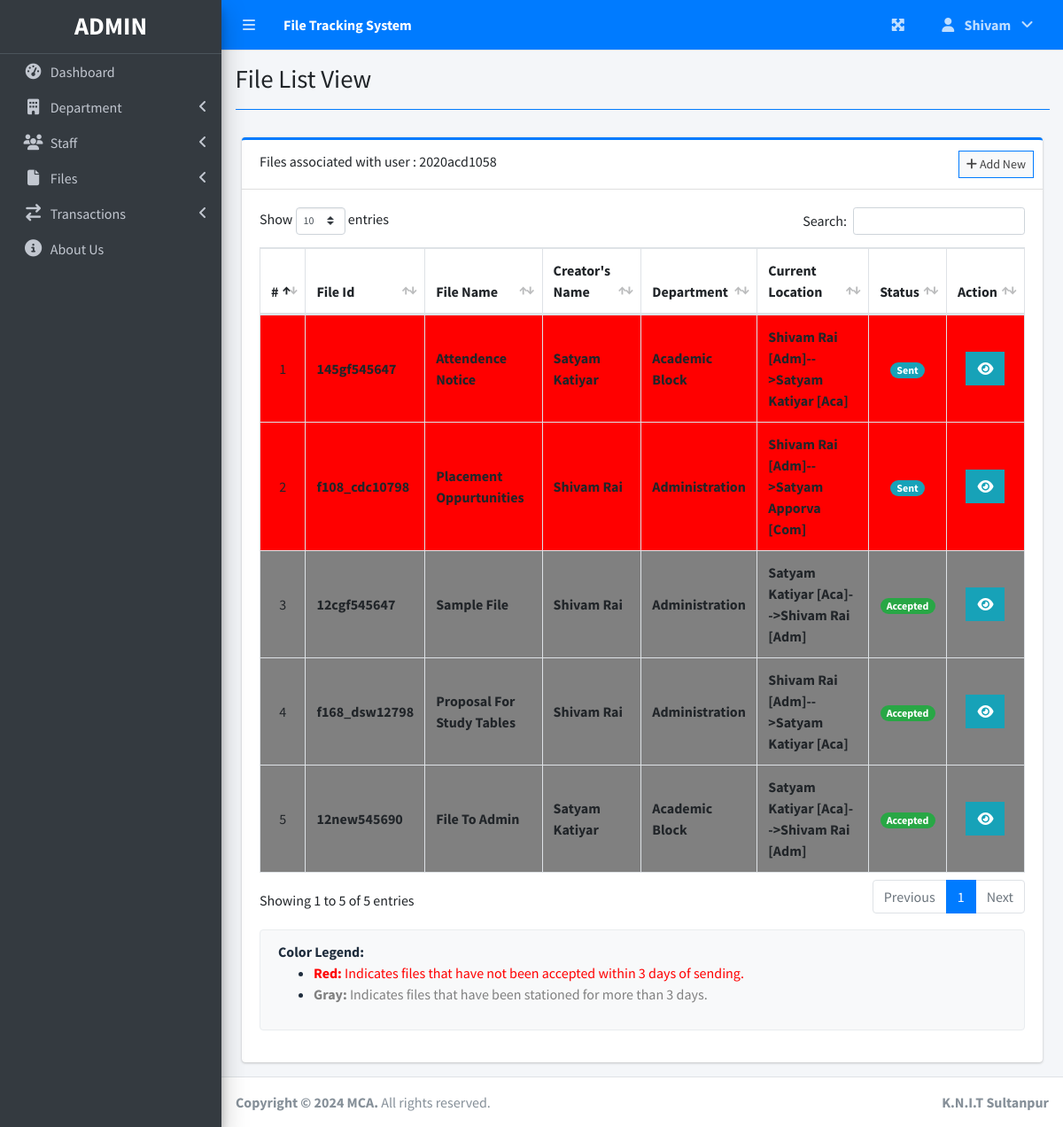
/index.php?page=file_list_view&id=2020acd1058 (signed in), run on the app's committed database.
### tables this page shows
CREATE TABLE `files` (
  `id` varchar(30) NOT NULL,
  `file_name` varchar(200) NOT NULL,
  `creator_id` varchar(20) DEFAULT NULL,
  `file_desc` varchar(500) NOT NULL,
  `date_created` datetime NOT NULL DEFAULT current_timestamp(),
  `active` tinyint(1) NOT NULL DEFAULT 1 COMMENT '1 = active , 0 = disabled'
);

### file_list_view.php (the view, shortened to what this page needs)
<?php include'db_connect.php' ?>
<div class="col-lg-12">
	<div class="card card-outline card-primary">
		<div class="card-header">
            Files associated with user : <?php echo $_GET['id']; ?>
			<div class="card-tools">
                <a class="btn btn-block btn-sm btn-default btn-flat border-primary " href="./index.php?page=new_file"><i class="fa fa-plus"></i> Add New</a>
			</div>
		</div>
		<div class="card-body" style="overflow-x:scroll">
			<table class="table tabe-hover table-bordered" id="list" >
				<thead>
					<tr>
						<th class="text-center">#</th>
						<th>File Id</th>
						<th>File Name</th>
						<th>Creator's Name</th>
						<th>Department</th>
						<th>Current Location</th>
						<th>Status</th>
						<th>Action</th>
					</tr>
				</thead>
				<tbody>
					<?php
					$i = 1;
					$staff_sql = "";
					$sql = "SELECT
								f.id as file_id,
								f.file_name as file_name,
								CONCAT(u.firstname, ' ', u.lastname) AS creator_name,
								d.name as dept_name,
								COALESCE( 	CONCAT(sender.firstname,' ',sender.lastname,' [',LEFT(sender_dept.name,3),']',
											'-->',
											recipient.firstname,' ',recipient.lastname,' [',LEFT(recipient_dept.name,3),']') ,
											CONCAT(u.firstname,' ',u.lastname)
										) AS current_loc,
								COALESCE(t.status, 0) AS current_status,
								t.date_created AS date_created,
								t.receiver_timestamp AS receiver_timestamp
							FROM
								files as f
							LEFT JOIN
								users as u ON f.creator_id = u.id
							LEFT JOIN
								departments as d ON u.dept_id = d.id
							LEFT JOIN
								(
        							SELECT
										*
									FROM
										transactions
									WHERE
										(file_id, date_created) IN (
											SELECT
												file_id,
												MAX(date_created) AS max_date_created
											FROM
												transactions
											GROUP BY
												file_id
										)
								) AS t ON t.file_id = f.id
							LEFT JOIN
								users AS sender ON t.sender_id = sender.id
							LEFT JOIN
    							departments AS sender_dept ON sender.dept_id = sender_dept.id
							LEFT JOIN
								users AS recipient ON t.recipient_id = recipient.id
							LEFT JOIN
    							departments AS recipient_dept ON recipient.dept_id = recipient_dept.id
							WHERE f.active = 1
							ORDER BY  unix_timestamp(t.date_created) DESC";
					$qry = $conn->query($sql);
					$staff_sql .= "SELECT DISTINCT f.id AS file_id
                                    FROM files AS f
                                    LEFT JOIN users AS u ON f.creator_id = u.id
                                    LEFT JOIN transactions AS t ON f.id = t.file_id
                                    WHERE
										u.id = '" . $_GET['id'] . "'
										OR t.sender_id = '" . $_GET['id'] . "'
                                        OR t.recipient_id = '" . $_GET['id'] . "'
                                        AND f.active = 1";
                                        $staff_qry = ($conn->query($staff_sql))->fetch_all(MYSQLI_ASSOC);
					while($row= $qry->fetch_assoc()):
					?>
					<?php
                        $file_id = $row['file_id'];
                        $found = false;
                        foreach ($staff_qry as $staff_row) {
                            if ($staff_row['file_id'] == $file_id) {
                                $found = true;
                                break;
                            }
                        }
                        if($found == false){
                            continue;
                        }
						$dateCreatedPlus3Days = strtotime('+3 days', strtotime($row['date_created']));
						$receiverTimestampPlus3Days = strtotime('+3 days', strtotime($row['receiver_timestamp']));
						$todayTimestamp = strtotime('today');
						$rowColor = '';
						if ($row['current_status'] == 1 && $dateCreatedPlus3Days < $todayTimestamp) {
							$rowColor = 'red';
						} elseif ($row['current_status'] == 2 && $receiverTimestampPlus3Days < $todayTimestamp) {
							$rowColor = 'gray';
						}
					?>
					<tr style="background-color: <?php echo $rowColor; ?>">
						<td class="text-center"><?php echo $i++ ?></td>
						<td><b><?php echo ($row['file_id']) ?></b></td>
						<td><b><?php echo ucwords($row['file_name'])?></b></td>
						<td><b><?php echo ucwords($row['creator_name'])?></b></td>
						<td><b><?php echo ucwords($row['dept_name']) ?></b></td>
						<td><b><?php echo ucwords($row['current_loc']) ?></b></td>
						<td class="text-center">
							<?php
							switch ($row['current_status']) {
								case '1':
									echo "<span class='badge badge-pill badge-info'> Sent</span>";
									break;
								case '2':
									echo "<span class='badge badge-pill badge-success'>Accepted</span>";
									break;
							}
							?>
						</td>
						<td class="text-center">
		                    <div class="btn-group">
		                    	<button type="button" class="btn btn-info btn-flat view_file" data-id="<?php echo $row['file_id'].'&cur_loc='.$row['current_loc'].'&status='.$row['current_status']  ?>" data-toggle="tooltip" title="View Details">
		                          <i class="fas fa-eye"></i>
		                        </button>
	                      </div>
						</td>
					</tr>
				<?php endwhile; ?>
				</tbody>
			</table>
			<div class="row mt-3">
				<div class="col-lg-12">
					<div class="alert alert-light" role="alert">
						<strong>Color Legend:</strong>
						<ul>
							<li><span style="color: red;"><strong>Red:</strong> Indicates files that have not been accepted within 3 days of sending.</span></li>
							<li><span style="color: gray;"><strong>Gray:</strong> Indicates files that have been stationed for more than 3 days.</span></li>
						</ul>
					</div>
				</div>
			</div>
		</div>
	</div>
</div>

### file_list_view.php (style rules this page uses)
table td { vertical-align: middle !important; }

### data on the page
files: id "145gf545647", file_name "Attendence Notice", creator_name "Satyam Katiyar", dept_name "Academic Block", current_loc "Shivam Rai [Adm]-->Satyam Katiyar [Aca]", shows "Sent"
files: id "f108_cdc10798", file_name "Placement Oppurtunities", creator_name "Shivam Rai", dept_name "Administration", current_loc "Shivam Rai [Adm]-->Satyam Apporva [Com]", shows "Sent"
files: id "12cgf545647", file_name "Sample File", creator_name "Shivam Rai", dept_name "Administration", current_loc "Satyam Katiyar [Aca]-->Shivam Rai [Adm]", shows "Accepted"
files: id "f168_dsw12798", file_name "Proposal For Study Tables", creator_name "Shivam Rai", dept_name "Administration", current_loc "Shivam Rai [Adm]-->Satyam Katiyar [Aca]", shows "Accepted"
files: id "12new545690", file_name "File To Admin", creator_name "Satyam Katiyar", dept_name "Academic Block", current_loc "Satyam Katiyar [Aca]-->Shivam Rai [Adm]", shows "Accepted"

### other printed values
$_SESSION['login_firstname'] "Shivam"
$title "File List View"
$_GET['id'] "2020acd1058"
